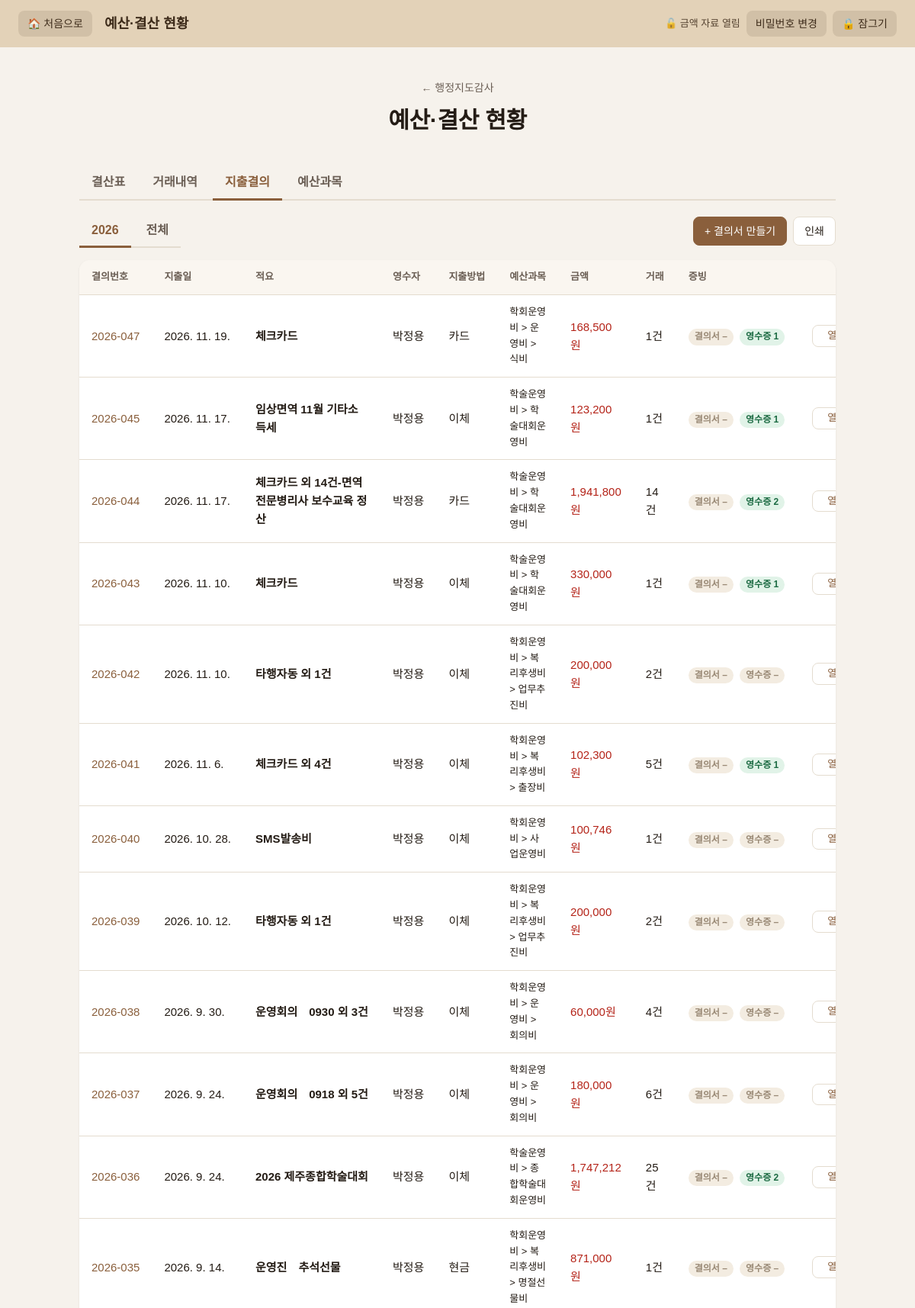
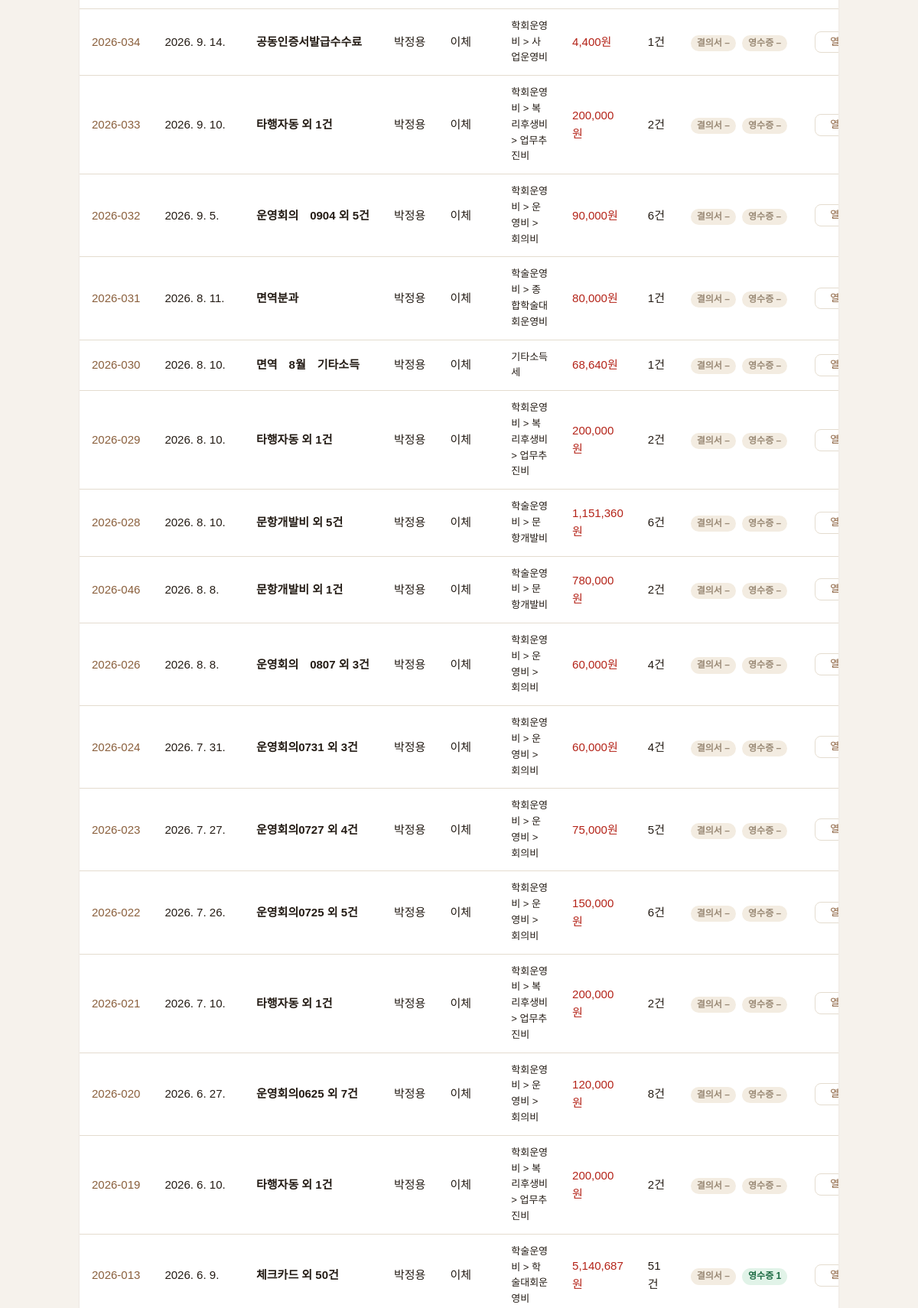
The app's page /audit/budget/vouchers (signed in, upper part) with its own data (2 pictures, top to bottom).
### tables this page shows
CREATE TABLE vouchers (            -- 지출결의서: 거래 여러 건을 묶는 결의서 한 장
    id          INTEGER PRIMARY KEY AUTOINCREMENT,
    voucher_no  TEXT,                            -- 결의번호 (예: 2026-003)
    title       TEXT NOT NULL,                   -- 적요
    issued_on   TEXT,                            -- 발의일 YYYY-MM-DD
    paid_on     TEXT,                            -- 지출일 YYYY-MM-DD
    receiver    TEXT,                            -- 영수자
    method      TEXT NOT NULL DEFAULT '이체',    -- 지출방법: 이체 / 카드 / 현금
    category_id INTEGER REFERENCES budget_categories(id) ON DELETE SET NULL,
    note        TEXT,                            -- 참고사항
    created_at  TEXT
);

CREATE TABLE budget_categories (  -- 예산과목: 관(1) > 항(2) > 목(3)
    id         INTEGER PRIMARY KEY AUTOINCREMENT,
    parent_id  INTEGER REFERENCES budget_categories(id),
    level      INTEGER NOT NULL,                 -- 1 관 / 2 항 / 3 목
    kind       TEXT NOT NULL,                    -- 수입 / 지출
    name       TEXT NOT NULL,
    sort_order INTEGER NOT NULL DEFAULT 0
);

### routes/vouchers.py (the view)
@bp.route("/audit/budget/vouchers")
def list_view():
    with db() as conn:
        years = [r[0] for r in conn.execute(
            "SELECT DISTINCT substr(paid_on, 1, 4) FROM vouchers WHERE paid_on IS NOT NULL ORDER BY 1 DESC")]
        year = request.args.get("year") or (years[0] if years else str(datetime.now().year))
        show_all = year == "all"
        where, args = ("1 = 1", []) if show_all else ("substr(v.paid_on, 1, 4) = ?", [year])
        rows = conn.execute(
            f"SELECT v.*, COALESCE(SUM(t.withdrawal), 0) AS total, COUNT(t.id) AS n FROM vouchers v "
            f"LEFT JOIN voucher_transactions vt ON vt.voucher_id = v.id "
            f"LEFT JOIN bank_transactions t ON t.id = vt.transaction_id WHERE {where} "
            f"GROUP BY v.id ORDER BY v.paid_on DESC, v.id DESC", args).fetchall()
        files = storage.files_for(conn, tuple(SLOTS.values()), [r["id"] for r in rows])
        paths = {c["id"]: c["path"] for c in _category_list(conn)}
        un_where, un_args = (UNBUNDLED, []) if show_all else (UNBUNDLED + " AND substr(t.occurred_at, 1, 4) = ?", [year])
        unbundled = conn.execute(
            f"SELECT COUNT(*) AS n, COALESCE(SUM(t.withdrawal), 0) AS s FROM bank_transactions t WHERE {un_where}",
            un_args).fetchone()
        if not show_all and year not in years:
            years = sorted(set(years) | {year}, reverse=True)
    return render_template(
        "vouchers.html", page=get_menu("budget"), years=years, year=year, show_all=show_all, rows=rows,
        paths=paths, files=files, unbundled=unbundled, form_type=FORM_FILE, receipt_type=RECEIPT_FILE)

### app.py (called while the page is built)
@app.context_processor
def inject_globals():
    return {"app_title": APP_TITLE, "menu": MENU}

### auth.py (called while the page is built)
def _get(key, default=None):
    with db() as conn:
        row = conn.execute("SELECT value FROM settings WHERE key = ?", (key,)).fetchone()
    return row["value"] if row else default

def password_is_set():
    return _get("money_password_hash") is not None

def is_unlocked():
    stamp = session.get("unlocked_at")
    if not stamp or session.get("epoch") != _get("lock_epoch", "0"):
        return False
    return time.time() - stamp < IDLE_SECONDS

@bp.before_app_request
def guard():
    if not request.path.startswith(PROTECTED_PATHS):
        return None
    if is_unlocked():
        session["unlocked_at"] = time.time()    # 사용 중이면 자동 잠금 시간 연장
        return None
    if session.pop("unlocked_at", None):
        flash("일정 시간 사용하지 않아 잠겼습니다. 비밀번호를 다시 입력해 주세요.", "error")
    return redirect(url_for("auth.unlock", next=request.full_path.rstrip("?")))

@bp.app_context_processor
def inject_lock_state():
    return {"unlocked": is_unlocked(), "password_set": password_is_set()}

### menu.py (called while the page is built)
def get_menu(key):
    for item in MENU:
        if item["key"] == key:
            return item
    return None

### models.py (called while the page is built)
def get_db():
    conn = sqlite3.connect(DB_PATH)
    conn.row_factory = sqlite3.Row
    conn.execute("PRAGMA foreign_keys = ON")
    return conn

@contextmanager
def db():
    conn = get_db()
    try:
        yield conn
        conn.commit()
    except Exception:
        conn.rollback()
        raise
    finally:
        conn.close()

### routes/budget.py (called while the page is built)
def _category_list(conn):
    rows = conn.execute("SELECT * FROM budget_categories ORDER BY sort_order, id").fetchall()
    children = {}
    for r in rows:
        children.setdefault(r["parent_id"], []).append(r)
    out = []
    def walk(parent_id, trail):
        for r in children.get(parent_id, []):
            path = trail + [r["name"]]
            out.append({"id": r["id"], "name": r["name"], "level": r["level"], "kind": r["kind"],
                        "parent_id": r["parent_id"], "path": " > ".join(path), "depth": r["level"] - 1,
                        "has_children": r["id"] in children})
            walk(r["id"], path)
    walk(None, [])
    return out

### routes/events.py (called while the page is built)
@bp.app_template_filter("kdate")
def kdate(value):
    try:
        d = datetime.strptime(value, "%Y-%m-%d")
    except (TypeError, ValueError):
        return value or ""
    return f"{d.year}. {d.month}. {d.day}."

### templates/vouchers.html (shortened to what this page needs)
{% extends "base.html" %}
{% from "_budget_nav.html" import budget_nav %}
{% block header_title %}예산·결산 현황{% endblock %}
{% block content %}
<section class="intro">
  <a class="back no-print" href="{{ url_for('audit_home') }}">← 행정지도감사</a>
  <h1>예산·결산 현황</h1>
</section>
{{ budget_nav('vouchers') }}
<div class="toolbar no-print">
  <nav class="tabs" aria-label="연도">
    {% for y in years %}<a class="tab {{ 'active' if (not show_all and year == y) }}" href="{{ url_for('vouchers.list_view', year=y) }}">{{ y }}</a>{% endfor %}
    <a class="tab {{ 'active' if show_all }}" href="{{ url_for('vouchers.list_view', year='all') }}">전체</a>
  </nav>
  <div class="actions">
    <a class="btn primary" href="{{ url_for('vouchers.new', year=('all' if show_all else year)) }}">+ 결의서 만들기</a>
    <button type="button" class="btn" onclick="window.print()">인쇄</button>
  </div>
</div>
{% if rows %}
<div class="table-wrap">
  <table class="table voucher-table">
    <thead><tr>
      <th>결의번호</th><th>지출일</th><th>적요</th><th>영수자</th><th>지출방법</th><th>예산과목</th>
      <th class="num">금액</th><th class="num">거래</th><th>증빙</th><th class="no-print actions-col"></th>
    </tr></thead>
    <tbody>
    {% for v in rows %}
      {% set nf = files.get((form_type, v.id), [])|length %}{% set nr = files.get((receipt_type, v.id), [])|length %}
      <tr>
        <td class="nowrap"><a href="{{ url_for('vouchers.detail', voucher_id=v.id) }}">{{ v.voucher_no }}</a></td>
        <td class="nowrap">{{ v.paid_on|kdate }}</td>
        <td class="title-col">{{ v.title }}</td>
        <td class="nowrap">{{ v.receiver or '' }}</td>
        <td class="nowrap">{{ v.method }}</td>
        <td class="cat-path">{% if v.category_id %}{{ paths.get(v.category_id, '') }}{% else %}<span class="badge unclassified">미지정</span>{% endif %}</td>
        <td class="num minus">{{ v.total|won }}</td>
        <td class="num">{{ v.n }}건</td>
        <td class="nowrap">
          <span class="ev {{ 'ok' if nf else 'none' }}" title="결의서 이미지">결의서 {{ '✓' if nf else '–' }}</span>
          <span class="ev {{ 'ok' if nr else 'none' }}" title="영수증">영수증 {{ nr if nr else '–' }}</span>
        </td>
        <td class="no-print actions-col"><a class="btn small open-btn" href="{{ url_for('vouchers.detail', voucher_id=v.id) }}">열기</a></td>
      </tr>
    {% endfor %}
    </tbody>
  </table>
</div>
{% else %}
<div class="empty"><p>{{ '' if show_all else year ~ '년에 ' }}만든 지출결의서가 없습니다. [+ 결의서 만들기]에서 출금 거래를 골라 묶거나, 거래내역에서 거래를 체크하고 [지출결의로 묶기]를 누르세요.</p></div>
{% endif %}
{% endblock %}

### static/style.css (style rules this page uses)
:root { --bg: #f6f2ec; --ink: #241c15; --muted: #6b5f55; --line: #e4dccf; --brand: #8a5f3c; --brand-dark: #6f4b2d; --card: #ffffff; --topbar-bg: #e3d2b8; --topbar-ink: #3d2b1a; }
* { box-sizing: border-box; }
html, body { margin: 0; }
body { background: var(--bg); color: var(--ink); font-family: "Pretendard", "Malgun Gothic", "Apple SD Gothic Neo", "Noto Sans KR", sans-serif; line-height: 1.6; }
a { color: inherit; text-decoration: none; }
.intro { text-align: center; margin-bottom: 36px; }
.intro h1 { margin: 6px 0 4px; font-size: 30px; letter-spacing: -0.01em; }
.back { font-size: 14px; color: var(--muted); }
.toolbar { display: flex; flex-wrap: wrap; align-items: center; justify-content: space-between; gap: 12px; margin-bottom: 16px; }
.tabs { display: flex; gap: 4px; border-bottom: 2px solid var(--line); }
.tab { padding: 8px 16px; margin-bottom: -2px; border-bottom: 3px solid transparent; color: var(--muted); font-weight: 600; }
.tab.active { color: var(--brand); border-bottom-color: var(--brand); }
.actions { display: flex; gap: 8px; flex-wrap: wrap; }
.btn { font: inherit; font-size: 14px; cursor: pointer; background: #fff; color: var(--ink); border: 1px solid var(--line); border-radius: 8px; padding: 7px 14px; }
.btn.primary { background: var(--brand); border-color: var(--brand); color: #fff; }
.btn.small { padding: 3px 10px; font-size: 13px; }
.table-wrap { background: var(--card); border-radius: 14px; overflow-x: auto; box-shadow: 0 1px 3px rgba(36, 28, 21, .08); }
.table { width: 100%; border-collapse: collapse; font-size: 15px; }
.table th, .table td { padding: 12px 16px; text-align: left; border-bottom: 1px solid var(--line); vertical-align: middle; }
.table th { background: #faf6f0; font-size: 13px; color: var(--muted); white-space: nowrap; }
.table .actions-col { width: 1%; white-space: nowrap; text-align: right; }
.table a { color: var(--brand); }
.minus { color: #b42318; }
.cat-path { font-size: 13px; }
.voucher-table .title-col { font-weight: 600; min-width: 180px; }
.voucher-table .nowrap { white-space: nowrap; }
.voucher-table .cat-path { font-size: 13px; }
.voucher-table .open-btn { display: inline-block; min-width: 64px; text-align: center; white-space: nowrap; }
.ev { display: inline-block; font-size: 12px; font-weight: 700; padding: 1px 8px; border-radius: 999px; margin-right: 4px; }
.ev.ok { background: #e1f3e8; color: #1c6b43; }
.ev.none { background: #f3ece1; color: #9a8a76; }

### records on screen
vouchers: voucher_no "2026-047", paid_on|kdate "2026. 11. 19.", title "체크카드", receiver "박정용", method "카드", get "학회운영비 > 운영비 > 식비", total|won "168,500원", n "1", value "–", nr "1"
vouchers: voucher_no "2026-045", paid_on|kdate "2026. 11. 17.", title "임상면역 11월 기타소득세", receiver "박정용", method "이체", get "학술운영비 > 학술대회운영비", total|won "123,200원", n "1", value "–", nr "1"
vouchers: voucher_no "2026-044", paid_on|kdate "2026. 11. 17.", title "체크카드 외 14건-면역전문병리사 보수교육 정산", receiver "박정용", method "카드", get "학술운영비 > 학술대회운영비", total|won "1,941,800원", n "14", value "–", nr "2"
vouchers: voucher_no "2026-043", paid_on|kdate "2026. 11. 10.", title "체크카드", receiver "박정용", method "이체", get "학술운영비 > 학술대회운영비", total|won "330,000원", n "1", value "–", nr "1"
vouchers: voucher_no "2026-042", paid_on|kdate "2026. 11. 10.", title "타행자동 외 1건", receiver "박정용", method "이체", get "학회운영비 > 복리후생비 > 업무추진비", total|won "200,000원", n "2", value "–", nr "–"
vouchers: voucher_no "2026-041", paid_on|kdate "2026. 11. 6.", title "체크카드 외 4건", receiver "박정용", method "이체", get "학회운영비 > 복리후생비 > 출장비", total|won "102,300원", n "5", value "–", nr "1"
vouchers: voucher_no "2026-040", paid_on|kdate "2026. 10. 28.", title "SMS발송비", receiver "박정용", method "이체", get "학회운영비 > 사업운영비", total|won "100,746원", n "1", value "–", nr "–"
vouchers: voucher_no "2026-039", paid_on|kdate "2026. 10. 12.", title "타행자동 외 1건", receiver "박정용", method "이체", get "학회운영비 > 복리후생비 > 업무추진비", total|won "200,000원", n "2", value "–", nr "–"
vouchers: voucher_no "2026-038", paid_on|kdate "2026. 9. 30.", title "운영회의 0930 외 3건", receiver "박정용", method "이체", get "학회운영비 > 운영비 > 회의비", total|won "60,000원", n "4", value "–", nr "–"
vouchers: voucher_no "2026-037", paid_on|kdate "2026. 9. 24.", title "운영회의 0918 외 5건", receiver "박정용", method "이체", get "학회운영비 > 운영비 > 회의비", total|won "180,000원", n "6", value "–", nr "–"
vouchers: voucher_no "2026-036", paid_on|kdate "2026. 9. 24.", title "2026 제주종합학술대회", receiver "박정용", method "이체", get "학술운영비 > 종합학술대회운영비", total|won "1,747,212원", n "25", value "–", nr "2"
vouchers: voucher_no "2026-035", paid_on|kdate "2026. 9. 14.", title "운영진 추석선물", receiver "박정용", method "현금", get "학회운영비 > 복리후생비 > 명절선물비", total|won "871,000원", n "1", value "–", nr "–"
vouchers: voucher_no "2026-034", paid_on|kdate "2026. 9. 14.", title "공동인증서발급수수료", receiver "박정용", method "이체", get "학회운영비 > 사업운영비", total|won "4,400원", n "1", value "–", nr "–"
vouchers: voucher_no "2026-033", paid_on|kdate "2026. 9. 10.", title "타행자동 외 1건", receiver "박정용", method "이체", get "학회운영비 > 복리후생비 > 업무추진비", total|won "200,000원", n "2", value "–", nr "–"
vouchers: voucher_no "2026-032", paid_on|kdate "2026. 9. 5.", title "운영회의 0904 외 5건", receiver "박정용", method "이체", get "학회운영비 > 운영비 > 회의비", total|won "90,000원", n "6", value "–", nr "–"
vouchers: voucher_no "2026-031", paid_on|kdate "2026. 8. 11.", title "면역분과", receiver "박정용", method "이체", get "학술운영비 > 종합학술대회운영비", total|won "80,000원", n "1", value "–", nr "–"
vouchers: voucher_no "2026-030", paid_on|kdate "2026. 8. 10.", title "면역 8월 기타소득", receiver "박정용", method "이체", total|won "68,640원", n "1", value "–", nr "–"
budget_categories: get "기타소득세"
vouchers: voucher_no "2026-029", paid_on|kdate "2026. 8. 10.", title "타행자동 외 1건", receiver "박정용", method "이체", get "학회운영비 > 복리후생비 > 업무추진비", total|won "200,000원", n "2", value "–", nr "–"
vouchers: voucher_no "2026-028", paid_on|kdate "2026. 8. 10.", title "문항개발비 외 5건", receiver "박정용", method "이체", get "학술운영비 > 문항개발비", total|won "1,151,360원", n "6", value "–", nr "–"
vouchers: voucher_no "2026-046", paid_on|kdate "2026. 8. 8.", title "문항개발비 외 1건", receiver "박정용", method "이체", get "학술운영비 > 문항개발비", total|won "780,000원", n "2", value "–", nr "–"
vouchers: voucher_no "2026-026", paid_on|kdate "2026. 8. 8.", title "운영회의 0807 외 3건", receiver "박정용", method "이체", get "학회운영비 > 운영비 > 회의비", total|won "60,000원", n "4", value "–", nr "–"
vouchers: voucher_no "2026-024", paid_on|kdate "2026. 7. 31.", title "운영회의0731 외 3건", receiver "박정용", method "이체", get "학회운영비 > 운영비 > 회의비", total|won "60,000원", n "4", value "–", nr "–"
vouchers: voucher_no "2026-023", paid_on|kdate "2026. 7. 27.", title "운영회의0727 외 4건", receiver "박정용", method "이체", get "학회운영비 > 운영비 > 회의비", total|won "75,000원", n "5", value "–", nr "–"
vouchers: voucher_no "2026-022", paid_on|kdate "2026. 7. 26.", title "운영회의0725 외 5건", receiver "박정용", method "이체", get "학회운영비 > 운영비 > 회의비", total|won "150,000원", n "6", value "–", nr "–"
vouchers: voucher_no "2026-021", paid_on|kdate "2026. 7. 10.", title "타행자동 외 1건", receiver "박정용", method "이체", get "학회운영비 > 복리후생비 > 업무추진비", total|won "200,000원", n "2", value "–", nr "–"
vouchers: voucher_no "2026-020", paid_on|kdate "2026. 6. 27.", title "운영회의0625 외 7건", receiver "박정용", method "이체", get "학회운영비 > 운영비 > 회의비", total|won "120,000원", n "8", value "–", nr "–"
vouchers: voucher_no "2026-019", paid_on|kdate "2026. 6. 10.", title "타행자동 외 1건", receiver "박정용", method "이체", get "학회운영비 > 복리후생비 > 업무추진비", total|won "200,000원", n "2", value "–", nr "–"
vouchers: voucher_no "2026-013", paid_on|kdate "2026. 6. 9.", title "체크카드 외 50건", receiver "박정용", method "이체", get "학술운영비 > 학술대회운영비", total|won "5,140,687원", n "51", value "–", nr "1"

### other values on screen
{{ y }} "2026"
